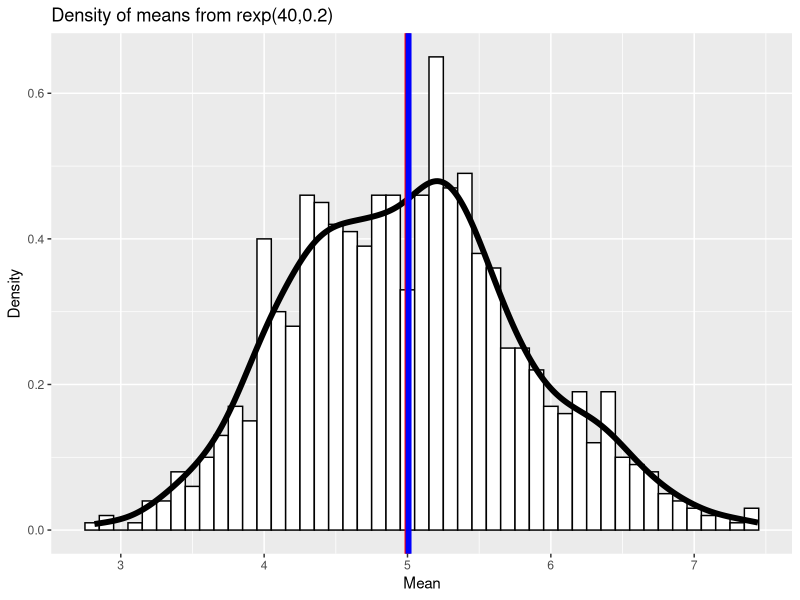

Reproduce this figure in R.
## ---- chunk 1
nsim <- 1000
lambda <- 0.2
n <- 40

# mi is the mean for the simulation i ( 1 <= i <= nsim)
mi = as.data.frame(matrix(nrow=1000, ncol=1))
for (i in 1:nsim) {
   dist = rexp(n,lambda)
   mi[i,1] <- mean(dist)
}

meand <- mean(mi[,1])
## ---- chunk 2
#The mean of mi
meand
## ---- chunk 3
#The mean of exponential distribution is 1/lambda
1/lambda
## ---- chunk 4
var(mi[,1])
## ---- chunk 5
tvar <- (1/lambda)^2/n; tvar
## ---- chunk 6

library(ggplot2)

g <- ggplot(mi, aes(x = mi$V1))
g <- g + geom_histogram(fill = "white", binwidth=0.1, aes(y = ..density..), color = "black")
g <- g + geom_density(size = 2)
g <- g + geom_vline(xintercept = 1/lambda, size = 2, color = 'red') # theoretical mean   
g <- g + geom_vline(xintercept = meand, size = 2, color = 'blue')          # sample mean
g <- g + labs(title = paste('Density of means from rexp(40,0.2)'))
g <- g + labs(x = "Mean", y = "Density")
g

